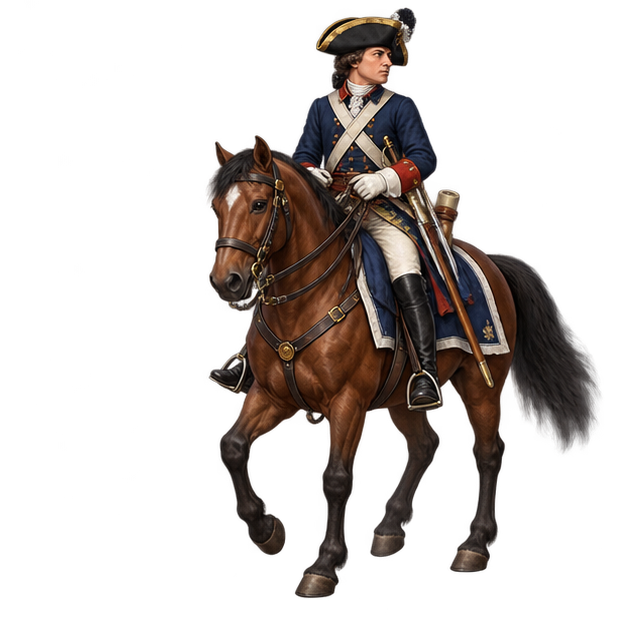
#> input picture assets/realistic/unit-sources/aide.png, 622 x 633 px, given in place of infantry.png, which was not available
$ python make_unit_sprites.py
#> lines starting #> are read from the running program, lines starting #| are printed output that depends on the picture; pictures that were not available may be replaced by others from this repository, and a replacement may not be noted
"""Prepare compact transparent battlefield sprites from the painted source figures.

Run with a Python environment that has Pillow and NumPy. The resulting WebP
files are committed game assets; build.py does not need these dependencies.
"""
from pathlib import Path

import numpy as np
from PIL import Image


ROOT = Path(__file__).resolve().parents[1] / "assets" / "realistic"
SOURCES = ROOT / "unit-sources"
OUTPUT = ROOT / "units"
COATS = {
    "prussia": (34, 58, 110),
    "britain": (179, 38, 30),
    "france": (143, 185, 226),
    "austria": (226, 225, 219),
    "russia": (47, 94, 44),
    "sweden": (42, 90, 168),
    "free-city": (107, 74, 46),
}
FACING = {
    "prussia": (201, 165, 92), "britain": (43, 76, 155),
    "france": (179, 38, 30), "austria": (179, 38, 30),
    "russia": (179, 38, 30), "sweden": (226, 181, 58),
    "free-city": (232, 224, 204),
}
SIZES = {"infantry": (216, 320), "infantry-march": (216, 320),
         "infantry-fire": (320, 320), "infantry-reload": (216, 320),
         "infantry-charge": (320, 320), "infantry-flee": (250, 320),
         "cavalry": (360, 316), "cavalry-gallop": (360, 316),
         "cavalry-gallop2": (380, 316), "cavalry-melee": (380, 316),
         "artillery": (360, 260), "howitzer-limbered": (400, 260),
         "fallen-infantry": (400, 210), "gun-crew": (216, 320),
         "officer": (216, 320),
         "general": (400, 340), "aide": (360, 330)}
SPECIAL_SIZES = {"militia": (216, 320), "militia-march": (216, 320),
                 "militia-fire": (300, 320), "militia-reload": (216, 320),
                 "militia-charge": (300, 320), "militia-flee": (250, 320),
                 "hussar": (360, 330), "hussar-gallop": (360, 330),
                 "hussar-gallop2": (380, 330), "hussar-melee": (380, 330),
                 "fallen-horse": (420, 280), "fallen-hussar": (420, 280),
                 "howitzer-deployed": (420, 300)}
SIZES.update({f"infantry-walk{i}": (216, 320) for i in range(1, 5)})
SPECIAL_SIZES.update({f"militia-walk{i}": (216, 320) for i in range(1, 5)})


def trimmed(name):
#> called with name = 'infantry'
    image = Image.open(SOURCES / f"{name}.png").convert("RGBA")
#> image is the input picture: PIL image 622x633 RGBA; mean R, G, B, A 21.6, 16, 13.3, 67.9
    alpha = image.getchannel("A")
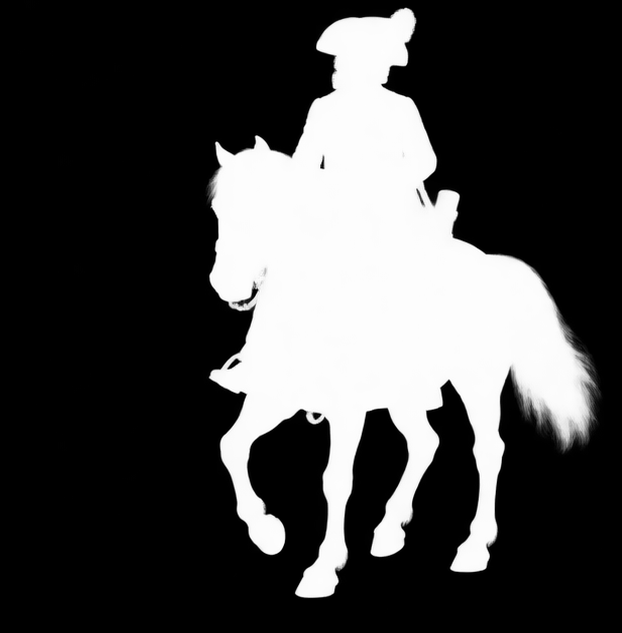
#> alpha: PIL image 622x633 L; min 0, max 255, mean 67.9
    box = alpha.point(lambda value: 255 if value > 12 else 0).getbbox()
#> box = (206, 7, 602, 598)
    if not box:
        raise ValueError(f"{name}: no visible artwork")
    pad = max(5, round(max(image.size) * .018))
#> pad = 11
    box = (max(0, box[0] - pad), max(0, box[1] - pad),
           min(image.width, box[2] + pad), min(image.height, box[3] + pad))
#> box = (195, 0, 613, 609)
    image = image.crop(box)
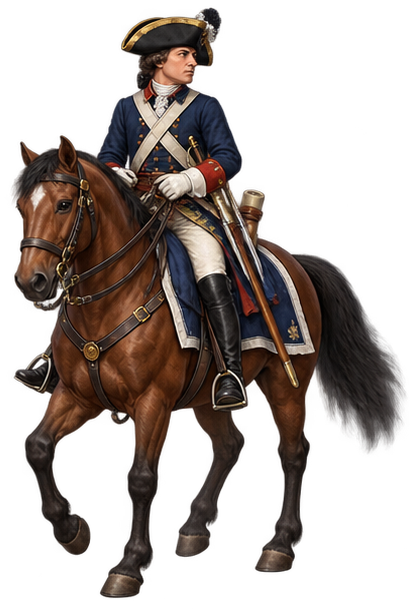
#> image: PIL image 418x609 RGBA; mean R, G, B, A 33.5, 24.8, 20.6, 105.1; transparent parts drawn white
    image.thumbnail((SIZES | SPECIAL_SIZES)[name], Image.Resampling.LANCZOS)
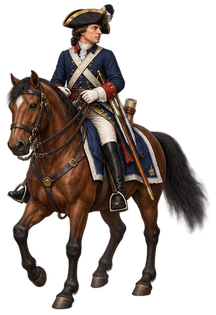
#> image: PIL image 216x315 RGBA; mean R, G, B, A 33.3, 24.6, 20.5, 105.1; transparent parts drawn white
    return image


def colored(image, coat):
    pixels = np.asarray(image, dtype=np.float32).copy()
    rgb = pixels[:, :, :3]
    red, green, blue = rgb[:, :, 0], rgb[:, :, 1], rgb[:, :, 2]
    dominance = np.clip(np.minimum((blue - red * 1.03) / 14,
                                   (blue - green * 1.01) / 12), 0, 1)
    saturation = (np.max(rgb, axis=2) - np.min(rgb, axis=2)) / np.maximum(np.max(rgb, axis=2), 1)
    mask = dominance * np.clip((saturation - .07) * 8, 0, 1)
    mask *= (pixels[:, :, 3] > 10)
    luminance = .21 * red + .72 * green + .07 * blue
    shade = np.clip(.55 + luminance / 95, .45, 1.6)
    target = np.asarray(coat, dtype=np.float32)[None, None, :] * shade[:, :, None]
    rgb[:] = rgb * (1 - mask[:, :, None]) + target * mask[:, :, None]
    return Image.fromarray(np.uint8(np.clip(pixels, 0, 255)), "RGBA")


def main():
    OUTPUT.mkdir(parents=True, exist_ok=True)
    for kind in SIZES:
        source = trimmed(kind)
        for nation, coat in COATS.items():
            image = source if nation == "prussia" else colored(source, coat)
            path = OUTPUT / f"{nation}-{kind}.webp"
            image.save(path, "WEBP", quality=84, method=6)
            print(path.relative_to(ROOT.parent.parent), image.size, path.stat().st_size)
    infantry = trimmed("infantry")
    for nation, facing in FACING.items():
        image = colored(infantry, facing)
        path = OUTPUT / f"{nation}-drummer.webp"
        image.save(path, "WEBP", quality=84, method=6)
        print(path.relative_to(ROOT.parent.parent), image.size, path.stat().st_size)
    for kind in SPECIAL_SIZES:
        image = trimmed(kind)
        path = OUTPUT / f"{kind}.webp"
        image.save(path, "WEBP", quality=84, method=6)
        print(path.relative_to(ROOT.parent.parent), image.size, path.stat().st_size)


if __name__ == "__main__":
#> (the run stopped early here; a loop or call above may not have finished)

$ run again, on assets/realistic/unit-sources/cavalry-melee.png
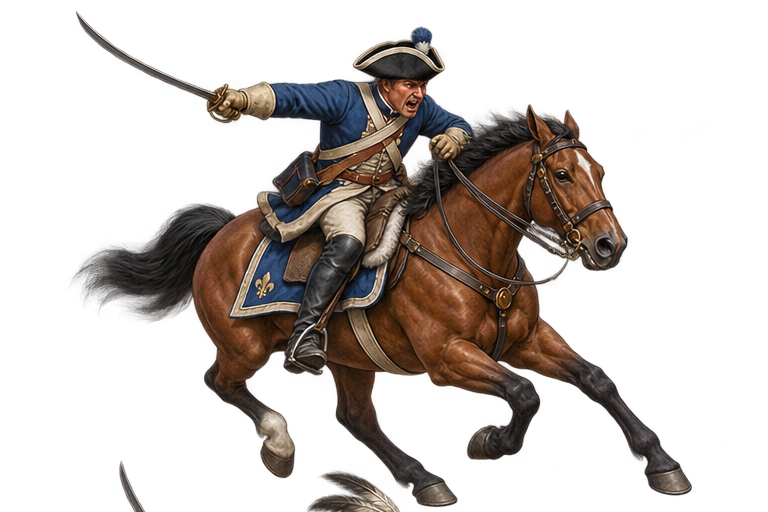
#> input picture assets/realistic/unit-sources/cavalry-melee.png, 768 x 512 px, given in place of infantry.png, which was not available
#> in trimmed, image is the input picture: PIL image 768x512 RGBA; mean R, G, B, A 62.7, 50.6, 43.2, 79.7
#> in trimmed, `alpha = image.getchannel("A")`:
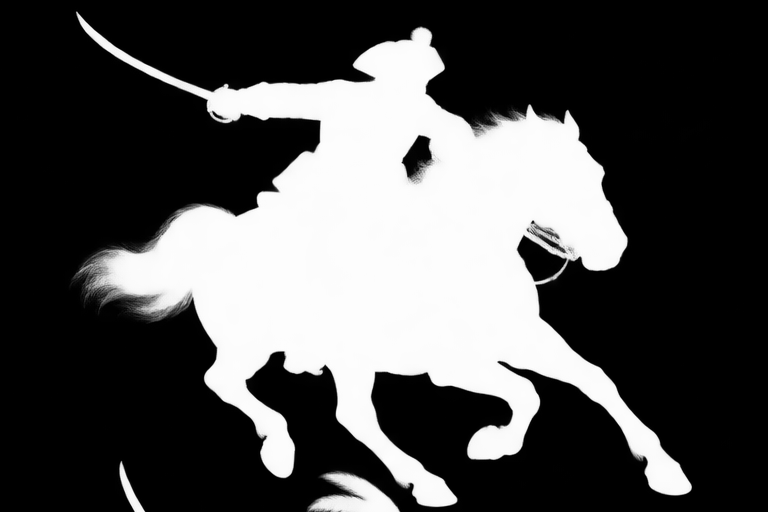
#> alpha: PIL image 768x512 L; min 0, max 254, mean 79.7
#> in trimmed, `box = alpha.point(lambda value: 255 if value > 12 else 0).getbbox()`: box = (70, 11, 692, 512)
#> in trimmed, `box = (max(0, box[0] - pad), max(0, box[1] - pad), min(image.width, bo..`: box = (56, 0, 706, 512)
#> in trimmed, `image.thumbnail((SIZES | SPECIAL_SIZES)[name], Image.Resampling.LANCZOS)`:
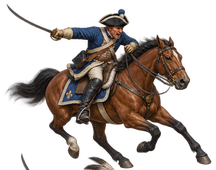
#> image: PIL image 216x170 RGBA; mean R, G, B, A 35.9, 27.3, 22.3, 94.4; transparent parts drawn white
